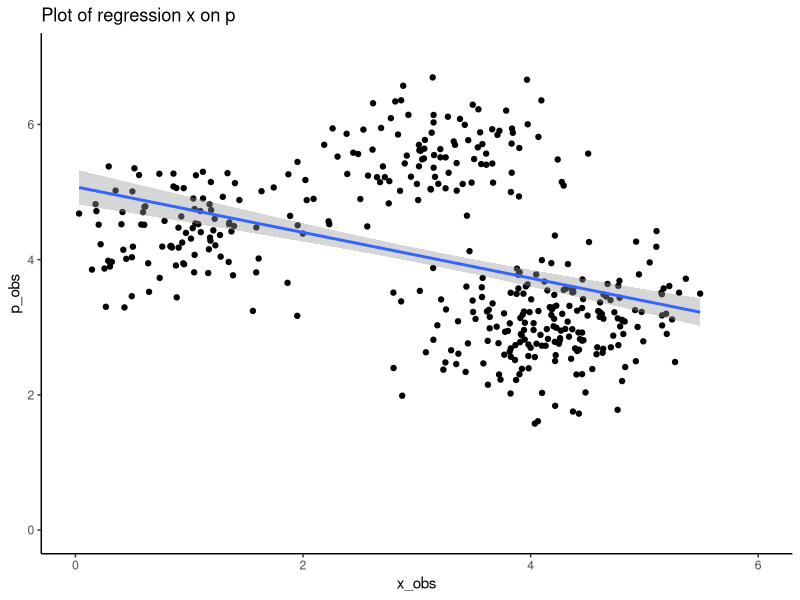
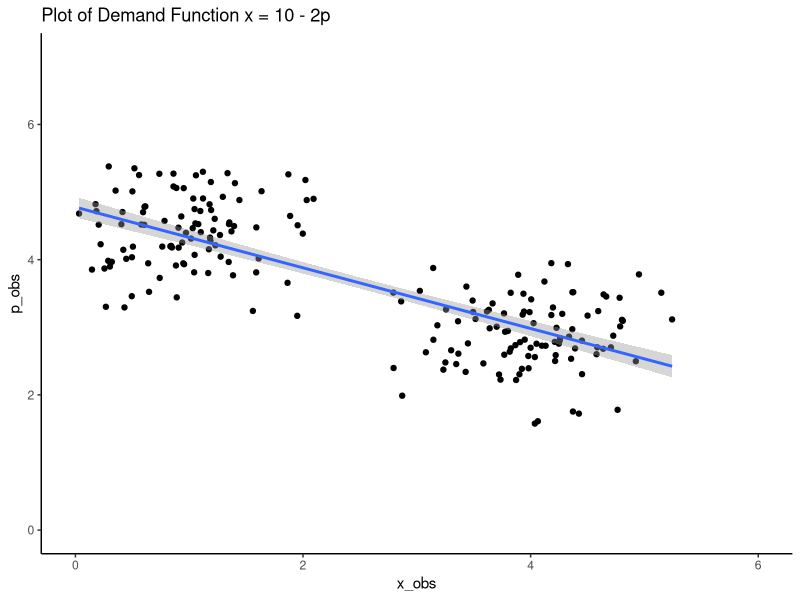
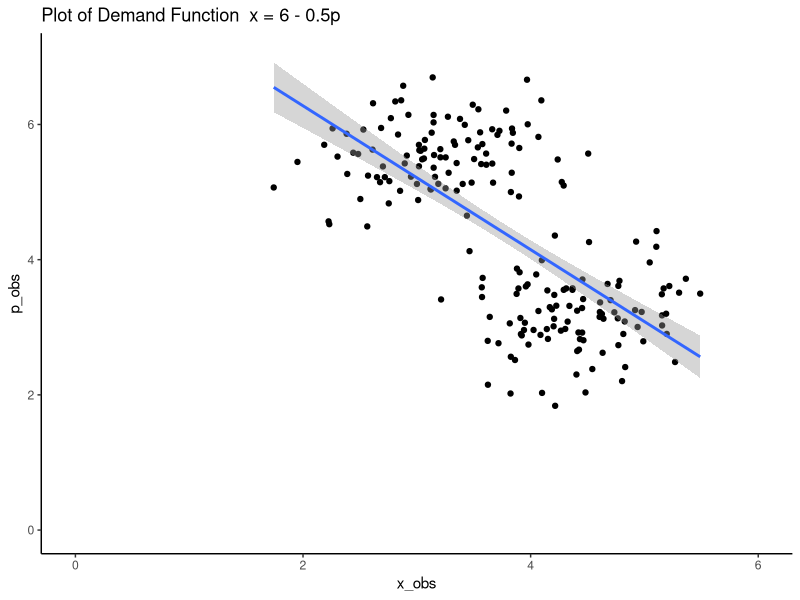
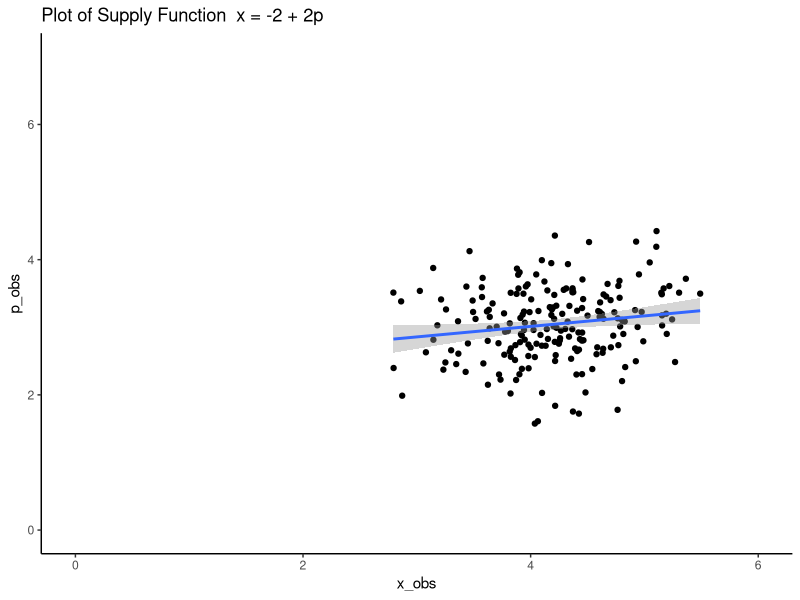
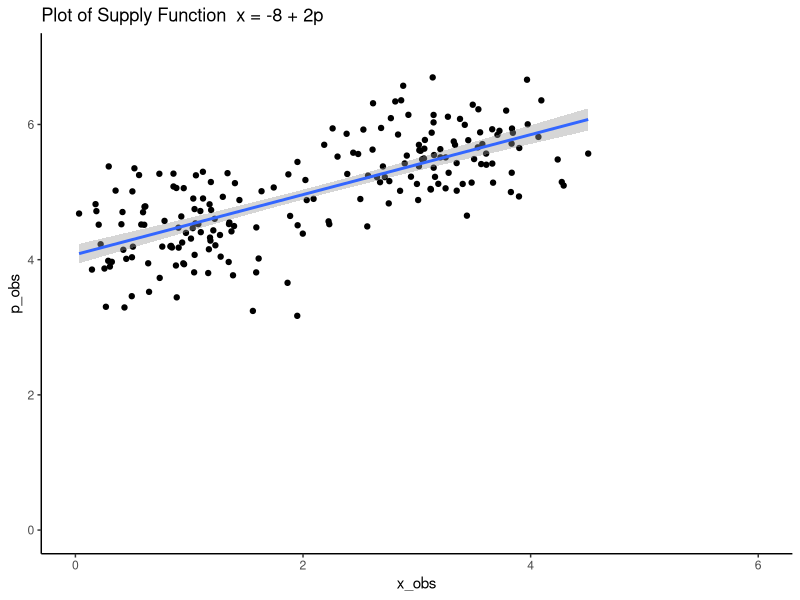

Recreate these plots in R, in order.
# 初期設定
rm(list = ls())
library(tidyverse)
library(foreach)  # need to install

# モデルパラメータの設定
case <- list()
case[[1]] <- c(10,2,-2,2) # demand x = 10 - 2p, supply x = -2 + 2p
case[[2]] <- c(6,0.5,-2,2) # demand x = 6 - 0.5p, supply x = -2 + 2p
case[[3]] <- c(10,2,-8,2)  # demand x = 10 - 2p, supply x = -8 + 2p
case[[4]] <- c(6,0.5,-8,2) # demand x = 6 - 0.5p, supply x = -8 + 2p

# 以下のシミュレーションでループして結果を保存するための準備
p <- list()
x <- list()
mod <- list()
shock_x <- list()
shock_y <- list()

# モンテカルロシミュレーション
try <- 100 # モデル毎のシミュレーション回数を設定
foreach(model = 1:4) %do% { # モデル毎のループ
  foreach(i = 1:try) %do% { # シミュレーション
    parameter <- case[[model]] # パラメータを読み込む
    p[[i + (model - 1) * try]] <- (parameter[1]-parameter[3])/(parameter[2]+parameter[4]) # 均衡価格を計算する
    x[[i + (model - 1) * try]] <- (parameter[1]*parameter[4] + parameter[3]*parameter[2])/(parameter[4]+parameter[2]) # 均衡数量を計算する
    mod[[i + (model - 1) * try]] <- model # モデル番号を記録する
    shock_x[[i + (model - 1) * try]]  <- rnorm(1 ,mean = 0, sd = 0.5) # 誤差項を正規分布からドローして需要に足す
    shock_y[[i + (model - 1) * try]]  <- rnorm(1 ,mean = 0, sd = 0.5) # 誤差項を正規分布からドローして価格に足す
  }
}

# ループでリストに納めたデータをベクトルに戻す
p <- unlist(p, use.names = TRUE)
x <- unlist(x, use.names = FALSE)
mod <- unlist(mod, use.names = FALSE)
shock_x <- unlist(shock_x, use.names = TRUE)
shock_y <- unlist(shock_y, use.names = TRUE)

# 誤差とモデルの解を足し合わせて観察データを作る
x_obs <- x + shock_x
p_obs <- p + shock_y

# 各変数を一つのデータフレームに納める
observation <- data.frame(cbind(p,x, mod,shock_x, shock_y, x_obs, p_obs))

# 観察された価格と数量のプロットと近似曲線
observation %>%
  ggplot2::ggplot(ggplot2::aes(x = x_obs, y = p_obs)) +
  ggplot2::geom_point() +
  ggplot2::theme_classic() +
  ggplot2::geom_smooth(method = "lm") +
  ggplot2::ggtitle("Plot of regression x on p") + 
  ggplot2::xlim(0,6) + ggplot2::ylim(0,7)

# b = 2の需要曲線
observation %>% 
  dplyr::filter(mod %in% c(1,3)) %>%
  ggplot2::ggplot(ggplot2::aes(x = x_obs, y = p_obs)) +
  ggplot2::geom_point() +
  ggplot2::theme_classic() +
  ggplot2::geom_smooth(method = "lm") +
  ggplot2::ggtitle("Plot of Demand Function x = 10 - 2p") + 
  ggplot2::xlim(0,6) + 
  ggplot2::ylim(0,7)

# b=0.5の需要曲線
observation %>% 
  dplyr::filter(mod %in% c(2,4)) %>%
  ggplot2::ggplot(ggplot2::aes(x = x_obs, y = p_obs)) +
  ggplot2::geom_point() +
  ggplot2::theme_classic() +
  ggplot2::geom_smooth(method = "lm") +
  ggplot2::ggtitle("Plot of Demand Function  x = 6 - 0.5p") + 
  ggplot2::xlim(0,6) + 
  ggplot2::ylim(0,7)

# b = -2, d = 2の供給曲線
observation %>% 
  dplyr::filter(mod %in% c(1,2)) %>%
  ggplot2::ggplot(ggplot2::aes(x = x_obs, y = p_obs)) +
  ggplot2::geom_point() +
  ggplot2::theme_classic() +
  ggplot2::geom_smooth(method = "lm") +
  ggplot2::ggtitle("Plot of Supply Function  x = -2 + 2p") + 
  ggplot2::xlim(0,6) + 
  ggplot2::ylim(0,7)

# b = -8, d = 2の供給曲線
observation %>% 
  dplyr::filter(mod %in% c(3,4)) %>%
  ggplot2::ggplot(ggplot2::aes(x = x_obs, y = p_obs)) +
  ggplot2::geom_point() +
  ggplot2::theme_classic() +
  ggplot2::geom_smooth(method = "lm") +
  ggplot2::ggtitle("Plot of Supply Function  x = -8 + 2p") + 
  ggplot2::xlim(0,6) + 
  ggplot2::ylim(0,7)
